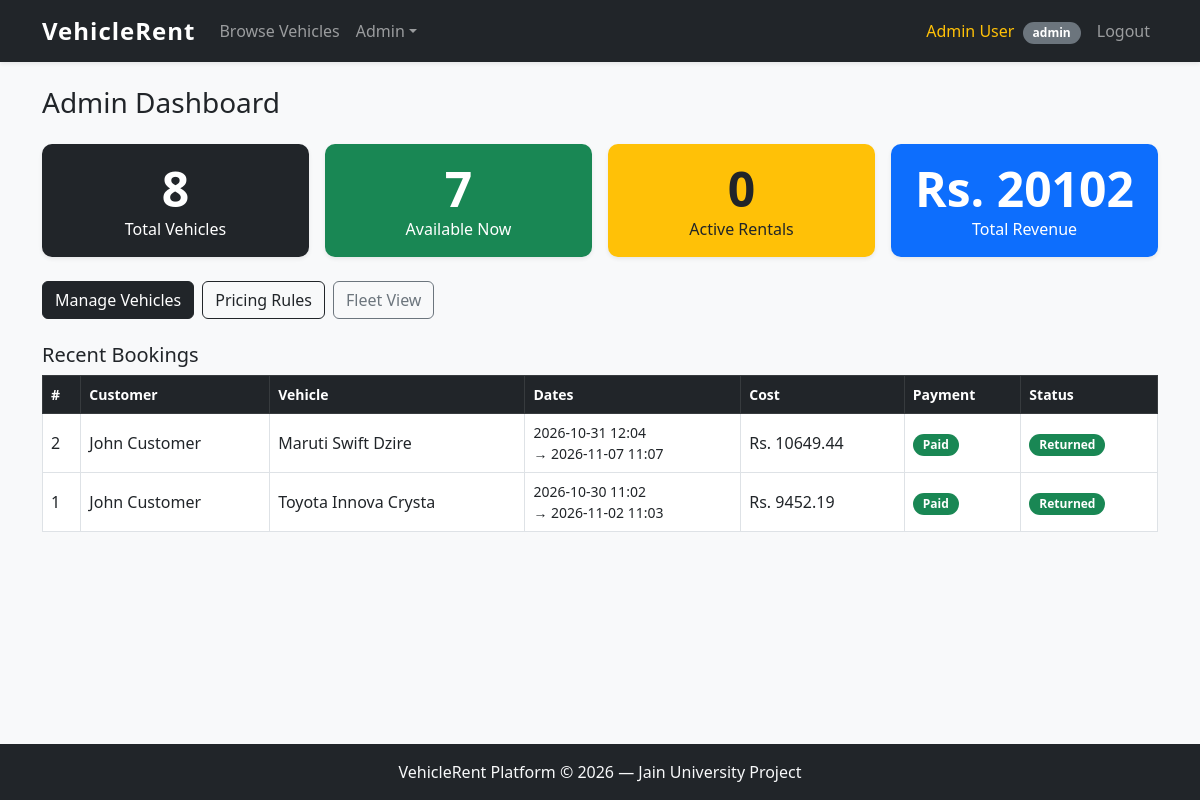
The page /admin/dashboard (signed in) on the database its author committed.
### tables this page shows
CREATE TABLE rental_bookings (
            id              INTEGER PRIMARY KEY AUTOINCREMENT,
            customer_id     INTEGER NOT NULL,
            vehicle_id      INTEGER NOT NULL,
            rental_type     TEXT    NOT NULL DEFAULT 'daily',
            start_datetime  TEXT    NOT NULL,
            end_datetime    TEXT    NOT NULL,
            total_cost      REAL    NOT NULL,
            coupon_code     TEXT    DEFAULT '',
            discount_amount REAL    NOT NULL DEFAULT 0,
            payment_mode    TEXT    NOT NULL,
            payment_status  TEXT    NOT NULL DEFAULT 'pending',
            rental_status   TEXT    NOT NULL DEFAULT 'booked',
            FOREIGN KEY (customer_id) REFERENCES users(id),
            FOREIGN KEY (vehicle_id)  REFERENCES vehicles(id)
        );

CREATE TABLE users (
            id               INTEGER PRIMARY KEY AUTOINCREMENT,
            name             TEXT    NOT NULL,
            email            TEXT    UNIQUE NOT NULL,
            password_hash    TEXT    NOT NULL,
            role             TEXT    NOT NULL DEFAULT 'customer',
            driving_license  TEXT
        );

CREATE TABLE vehicles (
            id                   INTEGER PRIMARY KEY AUTOINCREMENT,
            type                 TEXT    NOT NULL,
            brand                TEXT    NOT NULL,
            model                TEXT    NOT NULL,
            fuel_type            TEXT    NOT NULL,
            seating_capacity     INTEGER NOT NULL,
            price_per_hour       REAL    NOT NULL,
            price_per_day        REAL    NOT NULL,
            availability_status  TEXT    NOT NULL DEFAULT 'available',
            registration_details TEXT,
            fitness_expiry       TEXT,
            insurance_expiry     TEXT,
            photo_path           TEXT
        );

### app.py (the view)
@app.api_route("/admin/dashboard", methods=["GET"])
async def admin_dashboard(request: Request):
    if (r := _require_role(request, "admin")):
        return r
    db = get_db()
    stats = {
        "total_vehicles": db.execute("SELECT COUNT(*) FROM vehicles").fetchone()[0],
        "available":      db.execute(
            'SELECT COUNT(*) FROM vehicles WHERE availability_status = "available"').fetchone()[0],
        "active_rentals": db.execute(
            'SELECT COUNT(*) FROM rental_bookings WHERE rental_status IN ("booked","picked_up")').fetchone()[0],
        "total_revenue":  db.execute(
            'SELECT COALESCE(SUM(total_cost),0) FROM rental_bookings WHERE payment_status = "paid"').fetchone()[0],
    }
    recent = db.execute(
        """SELECT rb.*, u.name AS customer_name, v.brand, v.model
           FROM rental_bookings rb
           JOIN users u ON rb.customer_id = u.id
           JOIN vehicles v ON rb.vehicle_id = v.id
           ORDER BY rb.id DESC LIMIT 10"""
    ).fetchall()
    db.close()
    return templates.TemplateResponse(request, "admin_dashboard.html",
                                      ctx(request, stats=stats, recent_bookings=recent))

### templates/admin_dashboard.html (shortened to what this page needs)
{% extends "base.html" %}
{% block content %}
<h3 class="mb-4">Admin Dashboard</h3>
<div class="row g-3 mb-4">
  <div class="col-md-3">
    <div class="card text-white bg-dark shadow-sm text-center p-3">
      <div class="display-5 fw-bold">{{ stats.total_vehicles }}</div>
      <div>Total Vehicles</div>
    </div>
  </div>
  <div class="col-md-3">
    <div class="card text-white bg-success shadow-sm text-center p-3">
      <div class="display-5 fw-bold">{{ stats.available }}</div>
      <div>Available Now</div>
    </div>
  </div>
  <div class="col-md-3">
    <div class="card text-white bg-warning shadow-sm text-center p-3">
      <div class="display-5 fw-bold text-dark">{{ stats.active_rentals }}</div>
      <div class="text-dark">Active Rentals</div>
    </div>
  </div>
  <div class="col-md-3">
    <div class="card text-white bg-primary shadow-sm text-center p-3">
      <div class="display-5 fw-bold">Rs. {{ "%.0f"|format(stats.total_revenue) }}</div>
      <div>Total Revenue</div>
    </div>
  </div>
</div>
<div class="d-flex gap-2 mb-4">
  <a href="{{ url_for('admin_vehicles') }}" class="btn btn-dark">Manage Vehicles</a>
  <a href="{{ url_for('admin_pricing') }}" class="btn btn-outline-dark">Pricing Rules</a>
  <a href="{{ url_for('fleet_dashboard') }}" class="btn btn-outline-secondary">Fleet View</a>
</div>
<h5>Recent Bookings</h5>
<div class="table-responsive">
  <table class="table table-bordered table-hover align-middle">
    <thead class="table-dark">
      <tr>
        <th>#</th>
        <th>Customer</th>
        <th>Vehicle</th>
        <th>Dates</th>
        <th>Cost</th>
        <th>Payment</th>
        <th>Status</th>
      </tr>
    </thead>
    <tbody>
      {% for b in recent_bookings %}
      <tr>
        <td>{{ b.id }}</td>
        <td>{{ b.customer_name }}</td>
        <td>{{ b.brand }} {{ b.model }}</td>
        <td class="small">{{ b.start_datetime|replace('T',' ') }}<br>→ {{ b.end_datetime|replace('T',' ') }}</td>
        <td>Rs. {{ "%.2f"|format(b.total_cost) }}</td>
        <td>
          <span class="badge {% if b.payment_status == 'paid' %}bg-success{% else %}bg-warning text-dark{% endif %}">
            {{ b.payment_status|title }}
          </span>
        </td>
        <td>
          <span class="badge
            {% if b.rental_status == 'booked' %}bg-primary
            {% elif b.rental_status == 'picked_up' %}bg-info text-dark
            {% elif b.rental_status == 'returned' %}bg-success
            {% else %}bg-secondary{% endif %}">
            {{ b.rental_status|replace('_',' ')|title }}
          </span>
        </td>
      </tr>
      {% else %}
      <tr><td colspan="7" class="text-center text-muted">No bookings yet.</td></tr>
      {% endfor %}
    </tbody>
  </table>
</div>
{% endblock %}

### static/css/style.css (style rules this page uses)
body { background-color: #f8f9fa; font-family: 'Segoe UI', Tahoma, Geneva, Verdana, sans-serif; min-height: 100vh; display: flex; flex-direction: column; }
.badge { font-size: 0.75rem; padding: 5px 10px; border-radius: 20px; }
.card { border: none; border-radius: 10px; }
.table th { font-weight: 600; font-size: 0.875rem; }
.card.bg-dark, .card.bg-success, .card.bg-warning, .card.bg-primary { border-radius: 10px; }

### rows shown on the page
rental_bookings: id "2", customer_name "John Customer", brand "Maruti", model "Swift Dzire", start_datetime "2026-10-31 12:04", end_datetime "2026-11-07 11:07", total_cost "10649.44", payment_status "Paid", rental_status "Returned"
rental_bookings: id "1", customer_name "John Customer", brand "Toyota", model "Innova Crysta", start_datetime "2026-10-30 11:02", end_datetime "2026-11-02 11:03", total_cost "9452.19", payment_status "Paid", rental_status "Returned"

### other values the page prints
{{ session.name }} "Admin User"
{{ session.role }} "admin"
{{ stats.total_vehicles }} "8"
{{ stats.available }} "7"
{{ stats.active_rentals }} "0"
{{ "%.0f"|format(stats.total_revenue) }} "20102"
